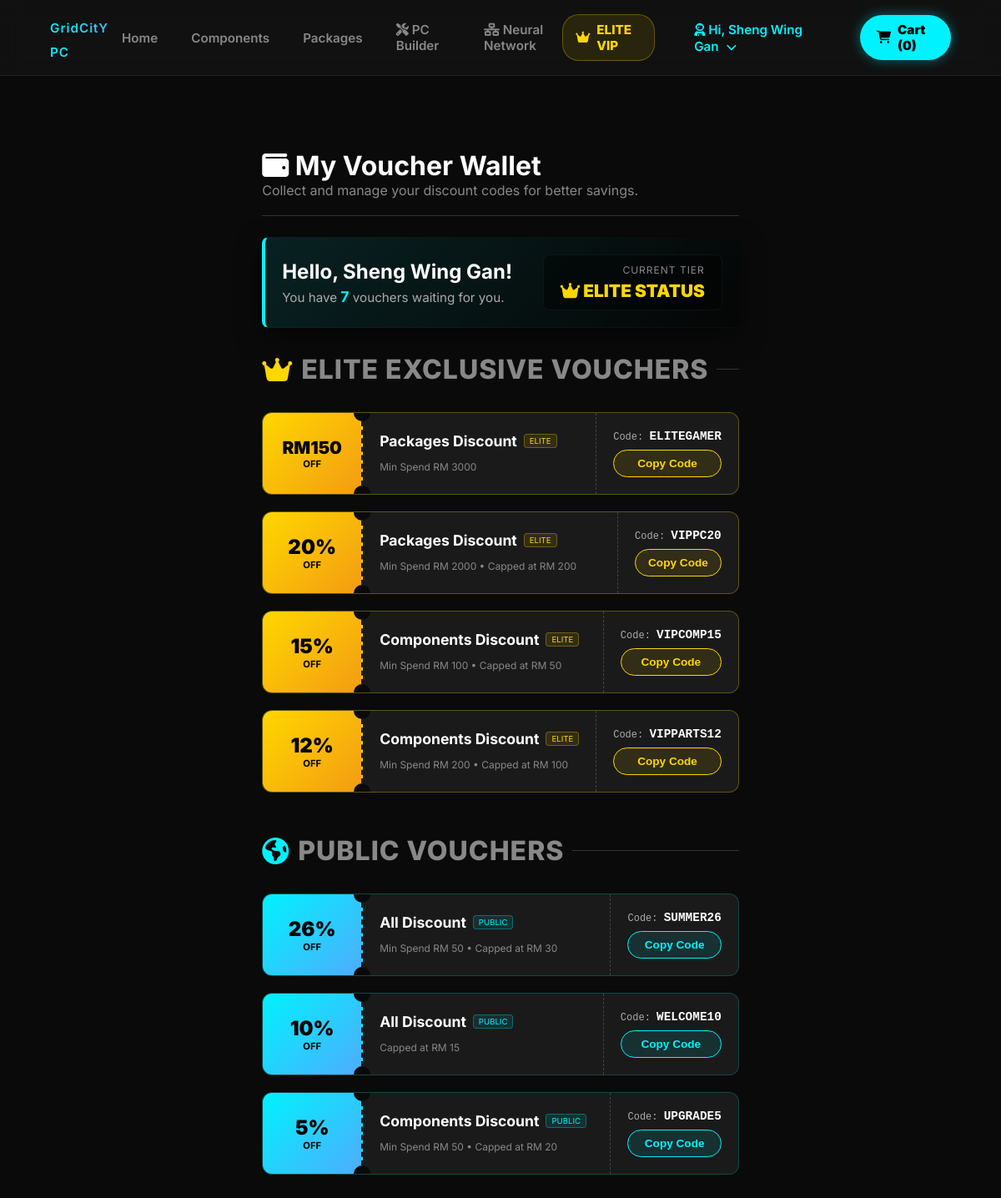
The app's page /vouchers.php (signed in), older data.
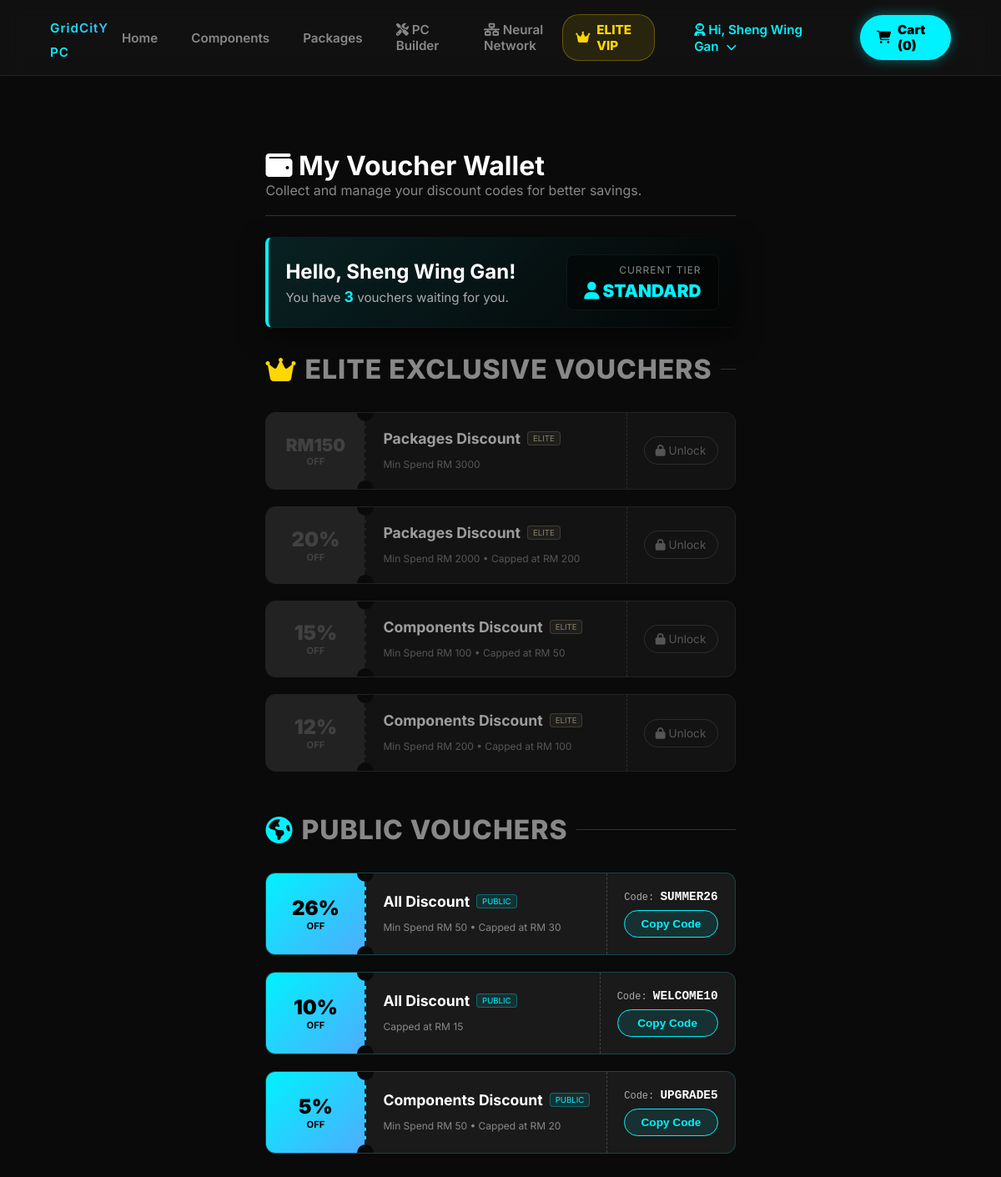
The same page, newer data.
### tables this page shows
CREATE TABLE `customers` (
  `customer_id` int(11) NOT NULL,
  `username` varchar(150) DEFAULT NULL,
  `first_name` varchar(50) DEFAULT NULL,
  `last_name` varchar(50) DEFAULT NULL,
  `email` varchar(100) NOT NULL,
  `password` varchar(255) NOT NULL,
  `phone_number` varchar(20) DEFAULT NULL,
  `birthday` date DEFAULT NULL,
  `wallet_balance` decimal(10,2) NOT NULL DEFAULT 0.00,
  `reward_coins` int(11) NOT NULL DEFAULT 0,
  `lifetime_coins` int(11) DEFAULT 0,
  `membership_tier` varchar(20) DEFAULT 'Standard',
  `vip_expiry_date` datetime DEFAULT NULL,
  `auto_renew` tinyint(1) DEFAULT 0,
  `default_shipping_address` text DEFAULT NULL,
  `account_status` varchar(20) DEFAULT 'Active',
  `reset_token` varchar(6) DEFAULT NULL,
  `reset_token_expire` datetime DEFAULT NULL,
  `pref_gamer` int(11) DEFAULT 0,
  `pref_creator` int(11) DEFAULT 0,
  `pref_student` int(11) DEFAULT 0,
  `pref_enthusiast` int(11) DEFAULT 0,
  `created_at` datetime DEFAULT current_timestamp(),
  `status` varchar(50) NOT NULL DEFAULT 'Active',
  `daily_coins_added` int(11) DEFAULT 0,
  `daily_coins_deducted` int(11) DEFAULT 0,
  `last_coin_update` date DEFAULT NULL,
  `last_login` datetime DEFAULT current_timestamp()
);

CREATE TABLE `promo_codes` (
  `promo_id` int(11) NOT NULL,
  `code_name` varchar(50) NOT NULL COMMENT 'Promo code string',
  `target_category` enum('All','Components','Packages') NOT NULL DEFAULT 'All',
  `is_vip_only` tinyint(1) DEFAULT 1 COMMENT '1 for VIP, 0 for public',
  `status` enum('Active','Inactive') DEFAULT 'Active',
  `created_at` datetime DEFAULT current_timestamp(),
  `discount_value` decimal(10,2) NOT NULL COMMENT '折扣数值',
  `discount_type` enum('Percentage','Fixed') NOT NULL DEFAULT 'Percentage' COMMENT '折扣模式',
  `min_spend` decimal(10,2) NOT NULL DEFAULT 0.00 COMMENT '最低消费门槛',
  `max_cap` decimal(10,2) NOT NULL DEFAULT 0.00 COMMENT '最高折抵上限'
);

### vouchers.php (the view, shortened to what the rows shown need)
<?php
require_once 'config.php';
$customer_id = $_SESSION['customer_id'];
$stmt = $conn->prepare("SELECT membership_tier, username, lifetime_coins FROM customers WHERE customer_id = ?");
$stmt->bind_param("i", $customer_id);
$stmt->execute();
$user_data = $stmt->get_result()->fetch_assoc();
$current_tier = $user_data['membership_tier'];
$username = $user_data['username'];
$lifetime_coins = $user_data['lifetime_coins'] ?? 0;
$is_elite = ($current_tier === 'VIP' || $lifetime_coins >= 1000);
$count_query = "
    SELECT COUNT(p.promo_id) as total FROM promo_codes p
    LEFT JOIN used_vouchers uv ON p.promo_id = uv.promo_id AND uv.customer_id = ?
    WHERE p.status = 'Active' AND uv.promo_id IS NULL
    AND (p.is_vip_only = 0 OR (p.is_vip_only = 1 AND ? = 1))
";
$count_stmt = $conn->prepare($count_query);
$elite_int = $is_elite ? 1 : 0;
$count_stmt->bind_param("ii", $customer_id, $elite_int);
$count_stmt->execute();
$total_vouchers = $count_stmt->get_result()->fetch_assoc()['total'];
?>
<!DOCTYPE html>
<html lang="en">
<head>
    <link rel="stylesheet" href="https://cdnjs.cloudflare.com/ajax/libs/font-awesome/6.4.0/css/all.min.css">
    <link rel="stylesheet" href="css/style.css">
</head>
<body style="background-color: #0a0a0a;">
<?php include 'includes/header.php'; ?>
<main class="voucher-container">
    <div class="page-header">
        <h1><i class="fa-solid fa-wallet"></i> My Voucher Wallet</h1>
    </div>
    <div class="wallet-dashboard">
        <div>
            <h2 style="margin: 0; color: #fff; font-size: 1.5rem;">Hello, <?php echo htmlspecialchars($username); ?>!</h2>
            <p style="margin: 5px 0 0 0; color: #aaa; font-size: 0.95rem;">You have <span style="color: #00f2fe; font-weight: bold; font-size: 1.1rem;"><?php echo $total_vouchers; ?></span> vouchers waiting for you.</p>
        </div>
        <div style="text-align: right; background: rgba(0,0,0,0.4); padding: 10px 20px; border-radius: 8px; border: 1px solid rgba(255,255,255,0.05);">
            <div style="color: #888; font-size: 0.75rem; text-transform: uppercase; margin-bottom: 5px; letter-spacing: 1px;">Current Tier</div>
            <div style="color: <?php echo $is_elite ? '#ffd700' : '#00f2fe'; ?>; font-weight: 900; font-size: 1.3rem;">
                <i class="fa-solid <?php echo $is_elite ? 'fa-crown' : 'fa-user'; ?>"></i> <?php echo $is_elite ? 'ELITE STATUS' : strtoupper($current_tier); ?>
            </div>
        </div>
    </div>
    <div class="voucher-section">
        <div class="voucher-grid">
            <?php
            $vip_stmt = $conn->prepare("
                SELECT p.* FROM promo_codes p
                LEFT JOIN used_vouchers uv ON p.promo_id = uv.promo_id AND uv.customer_id = ?
                WHERE p.is_vip_only = 1 AND p.status = 'Active' AND uv.promo_id IS NULL
                ORDER BY p.discount_value DESC
            ");
            $vip_stmt->bind_param("i", $customer_id);
            $vip_stmt->execute();
            $vip_res = $vip_stmt->get_result();
            while ($v = $vip_res->fetch_assoc()):
                $is_locked = !$is_elite;
            ?>
                <div class="voucher-card <?php echo $is_locked ? 'locked' : ''; ?>" style="<?php echo $is_locked ? 'opacity: 0.6; filter: grayscale(0.8);' : 'border-color: rgba(255,215,0,0.3);'; ?>">
                    <div class="card-left <?php echo $is_locked ? 'locked-bg' : 'vip-bg'; ?>">
                        <?php if($v['discount_type'] == 'Fixed'): ?>
                            <span style="font-weight: 900; font-size: 1.3rem;">RM<?php echo floatval($v['discount_value']); ?></span>
                        <?php else: ?>
                            <span style="font-weight: 900; font-size: 1.5rem;"><?php echo floatval($v['discount_value']); ?>%</span>
                        <?php endif; ?>
                        <span style="font-size: 0.7rem; font-weight: bold;">OFF</span>
                    </div>
                    <div class="card-middle">
                        <div style="display: flex; align-items: center; gap: 8px; margin-bottom: 5px;">
                            <h3 style="color: #fff; margin: 0; font-size: 1.1rem;"><?php echo htmlspecialchars($v['target_category']); ?> Discount</h3>
                            <span style="background: rgba(255,215,0,0.1); color: #ffd700; border: 1px solid rgba(255,215,0,0.3); font-size: 0.6rem; padding: 2px 6px; border-radius: 4px;">ELITE</span>
                        </div>
                        <div class="terms-text">
                            <?php
                                $terms = [];
                                if ($v['min_spend'] > 0) $terms[] = "Min Spend RM " . floatval($v['min_spend']);
                                if ($v['max_cap'] > 0) $terms[] = "Capped at RM " . floatval($v['max_cap']);
                                echo empty($terms) ? "No minimum spend limit" : implode(' • ', $terms);
                            ?>
                        </div>
                    </div>
                    <div class="card-right">
                        <?php if ($is_locked): ?>
                            <a href="membership.php" style="color: #888; text-decoration: none; font-size: 0.85rem; text-align: center; display: block; width: 100%; border: 1px solid #444; padding: 8px 0; border-radius: 20px; transition: 0.3s;" onmouseover="this.style.borderColor='#ffd700'; this.style.color='#ffd700';">
                                <i class="fa-solid fa-lock"></i> Unlock
                            </a>
                        <?php else: ?>
                            <span style="font-family: monospace; color: #aaa; font-size: 0.75rem; margin-bottom: 8px;">Code: <strong style="color: #fff; font-size: 0.9rem;"><?php echo htmlspecialchars($v['code_name']); ?></strong></span>
                            <button class="copy-btn vip-copy-btn" onclick="copyCode('<?php echo htmlspecialchars($v['code_name']); ?>', this)">Copy Code</button>
                        <?php endif; ?>
                    </div>
                </div>
            <?php endwhile; $vip_stmt->close(); ?>
        </div>
    </div>
    <div class="voucher-section">
        <div class="voucher-grid">
            <?php
            $pub_stmt = $conn->prepare("
                SELECT p.* FROM promo_codes p
                LEFT JOIN used_vouchers uv ON p.promo_id = uv.promo_id AND uv.customer_id = ?
                WHERE p.is_vip_only = 0 AND p.status = 'Active' AND uv.promo_id IS NULL
                ORDER BY p.discount_value DESC
            ");
            $pub_stmt->bind_param("i", $customer_id);
            $pub_stmt->execute();
            $pub_res = $pub_stmt->get_result();
            while ($v = $pub_res->fetch_assoc()):
            ?>
                <div class="voucher-card" style="border-color: rgba(0,242,254,0.2);">
                    <div class="card-left public-bg">
                        <?php if($v['discount_type'] == 'Fixed'): ?>
                            <span style="font-weight: 900; font-size: 1.3rem;">RM<?php echo floatval($v['discount_value']); ?></span>
                        <?php else: ?>
                            <span style="font-weight: 900; font-size: 1.5rem;"><?php echo floatval($v['discount_value']); ?>%</span>
                        <?php endif; ?>
                        <span style="font-size: 0.7rem; font-weight: bold;">OFF</span>
                    </div>
                    <div class="card-middle">
                        <div style="display: flex; align-items: center; gap: 8px; margin-bottom: 5px;">
                            <h3 style="color: #fff; margin: 0; font-size: 1.1rem;"><?php echo htmlspecialchars($v['target_category']); ?> Discount</h3>
                            <span style="background: rgba(0,242,254,0.1); color: #00f2fe; border: 1px solid rgba(0,242,254,0.3); font-size: 0.6rem; padding: 2px 6px; border-radius: 4px;">PUBLIC</span>
                        </div>
                        <div class="terms-text">
                            <?php
                                $terms = [];
                                if ($v['min_spend'] > 0) $terms[] = "Min Spend RM " . floatval($v['min_spend']);
                                if ($v['max_cap'] > 0) $terms[] = "Capped at RM " . floatval($v['max_cap']);
                                echo empty($terms) ? "No minimum spend limit" : implode(' • ', $terms);
                            ?>
                        </div>
                    </div>
                    <div class="card-right">
                        <span style="font-family: monospace; color: #aaa; font-size: 0.75rem; margin-bottom: 8px;">Code: <strong style="color: #fff; font-size: 0.9rem;"><?php echo htmlspecialchars($v['code_name']); ?></strong></span>
                        <button class="copy-btn" onclick="copyCode('<?php echo htmlspecialchars($v['code_name']); ?>', this)">Copy Code</button>
                    </div>
                </div>
            <?php endwhile; $pub_stmt->close(); ?>
        </div>
    </div>
</main>
</body>
</html>

Row changes from the older to the newer data that the page shows:
changed customers "Sheng Wing Gan": lifetime_coins 1082 → 532 (drawn); membership_tier (not shown) → "STANDARD"
shown differently, row unchanged: promo_codes (number 1 of 7 on the later page): code_name "ELITEGAMER" → (not shown); text "Code: Copy Code" → "Unlock"
shown differently, row unchanged: promo_codes (number 2 of 7 on the later page): code_name "VIPPC20" → (not shown); text "Code: Copy Code" → "Unlock"
shown differently, row unchanged: promo_codes (number 3 of 7 on the later page): code_name "VIPCOMP15" → (not shown); text "Code: Copy Code" → "Unlock"
shown differently, row unchanged: promo_codes (number 4 of 7 on the later page): code_name "VIPPARTS12" → (not shown); text "Code: Copy Code" → "Unlock"
Text that changed along with them:
$total_vouchers: "7" → "3"
text no longer shown: "ELITE STATUS"
